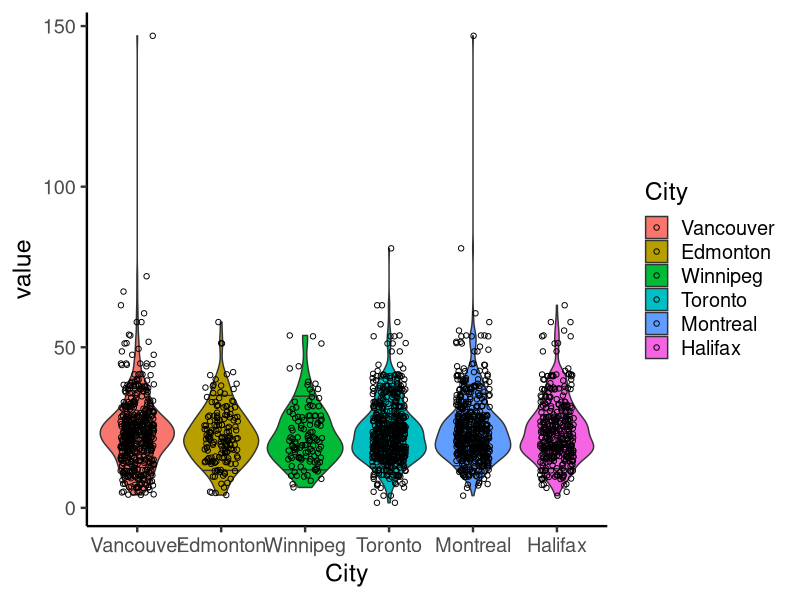
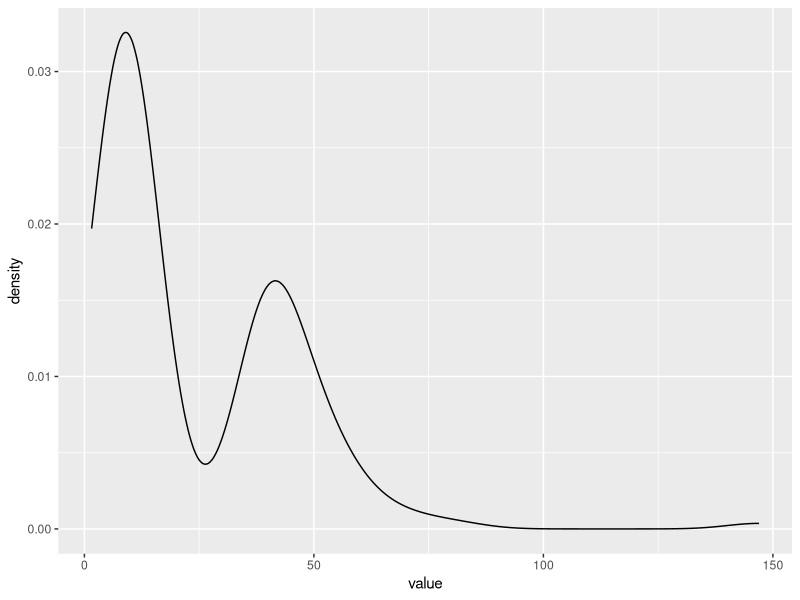
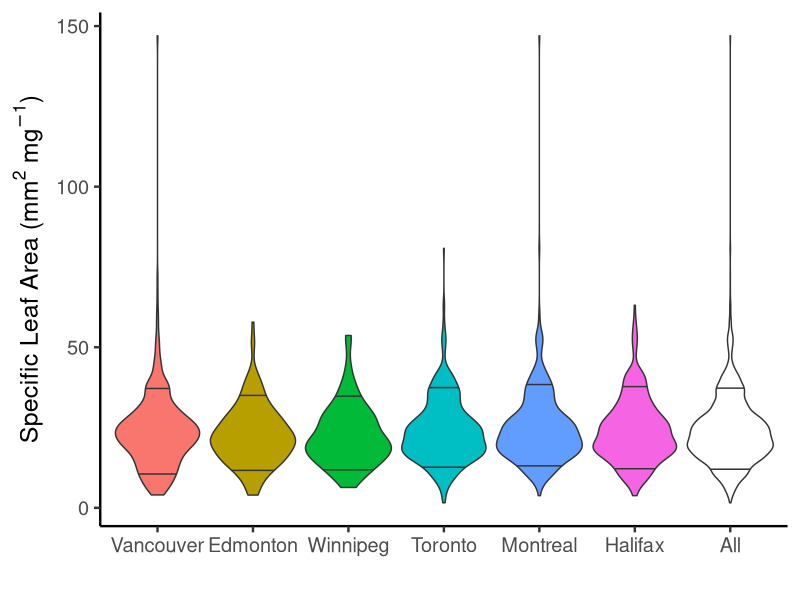

These figures' R source, in order: (Note: this script raises an error after producing the figures.)
# Generate lists of weird species by city and overall. Weird species are species with trait values in the 5th and 9th percentile.
# At this point, only considering one trait: Leaf area per leaf dry mass (specific leaf area, SLA or 1/LMA): petiole excluded

library(dplyr)
library(ggplot2)

# read in species occurance + trait data and filter for traits of interest
species_traits <- read.csv("data/species_and_their_traits.csv", header = TRUE, stringsAsFactors = FALSE)

sla <- species_traits %>%
    select(-count) %>%
    filter(TraitName == "Leaf area per leaf dry mass (specific leaf area, SLA or 1/LMA): petiole excluded") %>%
    mutate(TraitName = "SLA") # Make the trait name easier to work with))

# have a quick peek at the data
sla$City <- factor(sla$City, levels = c("Vancouver", "Edmonton", "Winnipeg", "Toronto", "Montreal", "Halifax")) # reordering city names West to East

canada <- ggplot(sla, aes(x=value)) +
    geom_violin(draw_quantiles = c(0.10, 0.90)) +
    theme_classic(base_size=18)


cities <- ggplot(sla, aes(x=City, y=value, fill=City)) +
    geom_violin(draw_quantiles = c(0.10, 0.90)) +
    theme_classic(base_size=18)

cities + geom_jitter(shape = 1, position = position_jitter(0.2)) ### added jittered points to violin plot

cities$sla$City <- factor(cities$sla$City,
                          levels = c("Vancouver, Edmonton, Winnipeg, Toronto, Montreal, Halifax")) # put cities in order


# fancied up a bit

cities_fancy <- cities +
    geom_violin(aes(x="All", y=value), inherit.aes = FALSE, draw_quantiles = c(0.10, 0.90)) +
    theme(legend.position = "none") +
    labs(x = " ",
         y = expression(paste("Specific Leaf Area (mm"^2, " ", mg^-1, sep=")")))

ggsave("figures/sla_violins_ALL.png", plot=cities_fancy, width=16, height=9, units="in")
# calculate percentiles

# pick low and high percentiles

lowp <- 0.10
highp <- 0.90

# GLOBALLY WEIRD
global_percentile <- quantile(sla$value, probs=c(lowp, highp))

global_weird <- sla %>%
    select(-City, -quadrat) %>%
    distinct() %>%
    filter(value < global_percentile[1] | value > global_percentile[2]) %>%
    arrange(value)

nrow(global_weird) # 158 globally weird species

# visual check - two humped?

ggplot(global_weird, aes(x=value)) +
    geom_density()

# write out globally weird
write.csv(global_weird, "analysis/canada_weird.csv", row.names = FALSE)

# LOCALLY WEIRD

# calculate weirdness percentiles for each city
local_percentile <- sla %>%
    select(-quadrat) %>%
    group_by(City) %>%
    summarise(low=quantile(value, probs=lowp), high=quantile(value, probs=highp))

# get list of weird species in each city
local_weird <- sla %>%
    left_join(local_percentile) %>%
    filter(value < low | value > high) %>%
    select(-low, -high)

# counts of weird
local_weird %>%
    group_by(City) %>%
    summarise(weird=n())

# City      weird
# <chr>     <int>
#1 Edmonton     34
# 2 Halifax      72
# 3 Montreal    103
# 4 Toronto     109
# 5 Vancouver   102
# 6 Winnipeg     24

# visual check - two humped?

local_weird <- ggplot(local_weird, aes(x=value, fill=as.factor(City))) +
    geom_density(alpha=0.5) +
    theme_classic()

## fancied it up a bit

local_weird + theme(legend.title = element_blank()) +
    labs(y = "Density",
         x = expression(paste("Specific Leaf Area (mm"^2, " ", mg^-1, sep=")")))


# write out locally weird
write.csv(local_weird, "analysis/city_weird.csv", row.names = FALSE)

# HYPERLOCALLY WEIRD (quadrat)

hyperlocal_percentile <- sla %>%
    group_by(City, quadrat) %>%
    summarise(low=quantile(value, probs=lowp), high=quantile(value, probs=highp))

# get list of weird species in each quadrat
hyperlocal_weird <- sla %>%
    left_join(hyperlocal_percentile) %>%
    filter(value < low | value > high) %>%
    select(-low, -high)

# visual check - two humped?
ggplot(local_weird, aes(x=value, fill=as.factor(City))) +
    geom_density(alpha=0.5) +
    facet_wrap("quadrat")

# write out hyperlocally weird
write.csv(hyperlocal_weird, "analysis/quadrat_weird.csv", row.names = FALSE)

#####################################################################################################################
# Test section from Ben
#require(reshape2)

# I think This one is OK!
test <- sla %>%
    select(-TraitName, -quadrat) %>%
    group_by(City)

cityHist <- ggplot(test, aes(x = value, fill =  City)) +
    facet_wrap(~ City) +
    geom_histogram(position = "stack", bins = 50)


cityHist <- cityHist + theme_bw(base_size = 18) +
    theme(legend.position = "None") +
    labs(y = "Count",
         x = expression(paste("Specific Leaf Area (mm"^2, " ", mg^-1, sep=")")))

ggsave("figures/cityHist.png", plot=cityHist, width=16, height=9, units="in")


# Trying to make the 5 quadrat for each city (6x5 plots)
test <- sla %>%
    select(-TraitName) %>%
    group_by(City, quadrat)
#test <-  melt(test, value.name = "value")
tempDf <- data.frame(c("Edmonton","Edmonton","Winnipeg","Winnipeg"), c(3,5,4,5), c(NA,NA), c(NA,NA)) #added manualy empty rows for the missing quadrat so we have one city per columns and they are not mixed up
colnames(tempDf) <- colnames(test)
test <- rbind(test, tempDf)
test$City <- as.factor(test$City)
test$City <- factor(test$City, levels = c("Vancouver","Edmonton","Winnipeg","Toronto","Montreal","Halifax"))

allHist <- ggplot(test, aes(x = value, fill = City)) +
    facet_grid(quadrat ~ City) +
    geom_histogram(bins = 50)

allHist <- allHist + theme_bw(base_size = 18) +
    theme(legend.position = "None") +
    labs(y = "Count",
         x = expression(paste("Specific Leaf Area (mm"^2, " ", mg^-1, sep=")")))
ggsave("figures/quadratHist.png", plot=allHist, width=16, height=9, units="in")


# Sampling effort. Don't know if we can say this is sampling effort, but thought it was worth showing how many obs. we had per city
sampEff <- sla %>%
    group_by(City) %>%
    count()

sampEff_plot <- ggplot(sampEff, aes(x = City, y = n, fill = City)) +
    geom_bar(stat = "identity")

sampEff_plot <- sampEff_plot + theme_classic(base_size = 18) +
    theme(legend.position = "none") +
    labs(x = " ",
         y = "Number of species")
ggsave("figures/sampling_spfig.png", plot=sampEff_plot, width=16, height=9, units="in")
